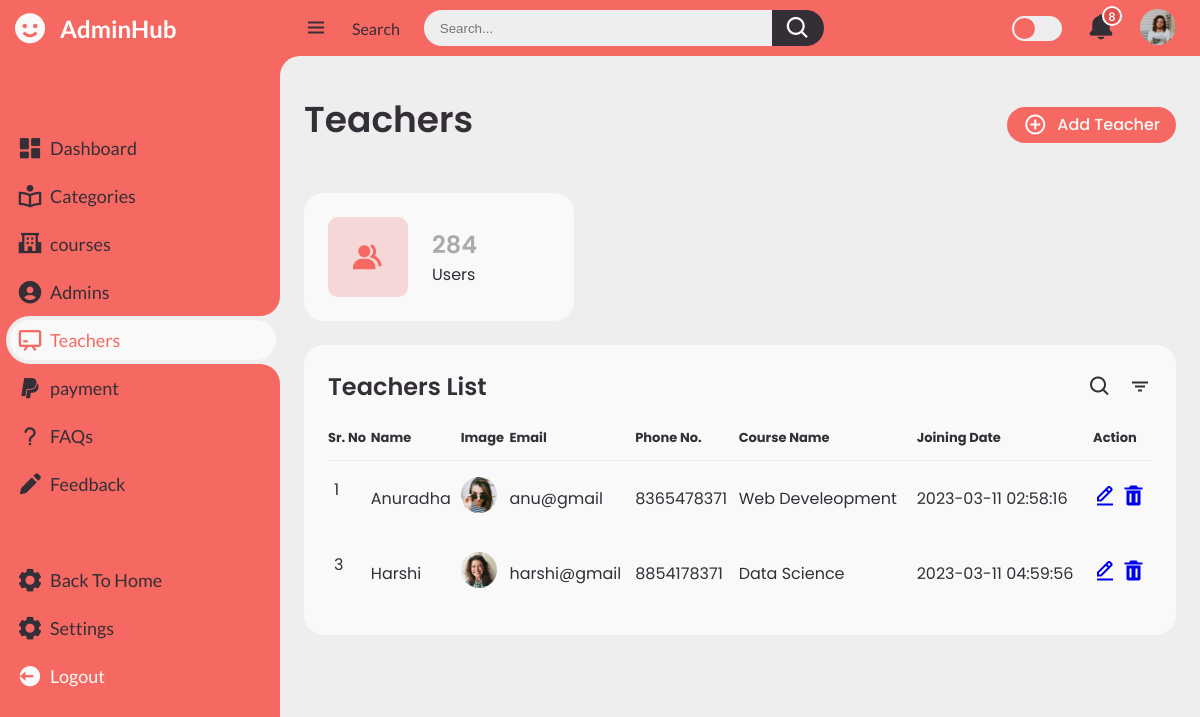
Page /adminpanel/teachers/teachers.php (signed in) on the committed database.
### tables this page shows
CREATE TABLE `teachers` (
  `id` int(11) NOT NULL,
  `name` text DEFAULT NULL,
  `image` longblob DEFAULT NULL,
  `email` text DEFAULT NULL,
  `phone` text DEFAULT NULL,
  `course` text DEFAULT NULL,
  `teacherid` text DEFAULT NULL,
  `joinedat` timestamp NULL DEFAULT current_timestamp()
);

### adminpanel/teachers/teachers.php (the view, shortened to what this page needs)
<?php
	if(isset($_SESSION['login']) && $_SESSION['login'] == true){
	require('../config.php');
?>
<!DOCTYPE html>
<html lang="en">
<head>
	<link href='https://unpkg.com/boxicons@2.0.9/css/boxicons.min.css' rel='stylesheet'>
	<link rel="stylesheet" href="../../css/admin.css">
</head>
<body>
	<section id="sidebar">
		<a href="#" class="brand">
			<i class='bx bxs-smile' ></i>
			<span class="text" style="color:white; ">AdminHub</span>
		</a>
		<ul class="side-menu top">
			<li>
				<a href="..\admin.php">
					<i class='bx bxs-dashboard' ></i>
					<span class="text">Dashboard</span>
				</a>
			</li>
			<li>
				<a href="..\category\category.php">
					<i class='bx bx-book-reader' ></i>
					<span class="text">Categories</span>
				</a>
			</li>
			<li>
				<a href="..\courses\courses.php">
					<i class='bx bxs-school'></i>
					<span class="text">courses</span>
				</a>
			</li>
			<li>
				<a href="..\admins\admins.php">
					<i class='bx bxs-user-circle'></i>
					<span class="text">Admins</span>
				</a>
			</li>
			<li class="active">
				<a href="..\teachers\teachers.php">
					<i class='bx bx-chalkboard'></i>
					<span class="text">Teachers</span>
				</a>
			</li>
			<li>
				<a href="..\payment\payment.html">
					<i class='bx bxl-paypal'></i>
					<span class="text">payment</span>
				</a>
			</li>
			<li>
				<a href="..\faqs\faqs.php">
					<i class='bx bx-question-mark'></i>
					<span class="text">FAQs</span>
				</a>
			</li>
			<li>
				<a href="..\feedback\feedback.php">
					<i class='bx bxs-pencil'></i>
					<span class="text">Feedback</span>
				</a>
			</li>
		</ul>
		<ul class="side-menu">
			<li>
				<a href="../../index.php">
					<i class='bx bxs-cog' ></i>
					<span class="text">Back To Home</span>
				</a>
			</li>
			<li>
				<a href="#">
					<i class='bx bxs-cog' ></i>
					<span class="text">Settings</span>
				</a>
			</li>
			<li>
				<a href="../../logout.php" class="logout">
					<i class='bx bxs-log-out-circle' ></i>
					<span class="text">Logout</span>
				</a>
			</li>
		</ul>
	</section>
	<section id="content">
		<nav>
			<i class='bx bx-menu' ></i>
			<a href="#" class="nav-link">Search</a>
			<form action="#">
				<div class="form-input">
					<input type="search" placeholder="Search...">
					<button type="submit" class="search-btn"><i class='bx bx-search' ></i></button>
				</div>
			</form>
			<label for="switch-mode" class="switch-mode"></label>
			<a href="#" class="notification">
				<i class='bx bxs-bell' ></i>
				<span class="num">8</span>
			</a>
			<a href="#" class="profile">
				<img src="..\img/people.png">
			</a>
		</nav>
		<main>
			<div class="head-title">
				<div class="left">
					<h1>Teachers</h1>
				</div>
				<a href="..\teachers\teachersAdd.php" class="btn-download">
                    <i class='bx bx-plus-circle'></i>
					<span class="text">Add Teacher</span>
				</a>
			</div>
			<ul class="box-info">
				<li style="width: 270px;">
					<i class='bx bxs-group' ></i>
					<span class="text">
						<h3>284</h3>
						<p>Users</p>
					</span>
				</li>
			</ul>
			<div class="table-data">
				<div class="order">
					<div class="head">
						<h3>Teachers List</h3>
						<i class='bx bx-search' ></i>
						<i class='bx bx-filter' ></i>
					</div>
					<table>
						<thead>
							<tr>
								<th>Sr. No</th>
								<th>Name</th>
								<th>Image</th>
								<th>Email</th>
								<th>Phone No.</th>
								<th>Course Name</th>
								<th>Joining Date</th>
								<th>Action</th>
							</tr>
						</thead>
						<tbody>
							<?php
								$result = mysqli_query($db,"SELECT * FROM `teachers`");
								if(!$result){
									die("Invalid Query !!!".mysqli_connect_error());
								}
								else{
									while($row = mysqli_fetch_assoc($result)){
										echo "
										<tr>
											<td><p>$row[id]</p></td>
											<td>$row[name]</td>
											<td><img src='../database/teachers/$row[image]'></td>
											<td><p>$row[email]</p></td>
											<td>$row[phone]</td>
											<td><p>$row[course]</p></td>
											<td><p>$row[joinedat]</p></td>
											<td><a href='./teachersedit.php?id=$row[id]'><i class='bx bx-edit-alt'></i></a>
												<a href='./delete.php?id=$row[id]'><i class='bx bxs-trash'></i>
											</td>
										</tr>
										";
									}
								}
							?>
						</tbody>
					</table>
				</div>
			</div>
		</main>
	</section>
</body>
</html>
<?php
	}
	else{
		header("Location: ../../login.php");
	}
?>

### rows in the picture
teachers: id "1", name "Anuradha", image (picture), email "anu@gmail", phone "8365478371", course "Web Develeopment", joinedat "2023-03-11 02:58:16"
teachers: id "3", name "Harshi", image (picture), email "harshi@gmail", phone "8854178371", course "Data Science", joinedat "2023-03-11 04:59:56"
